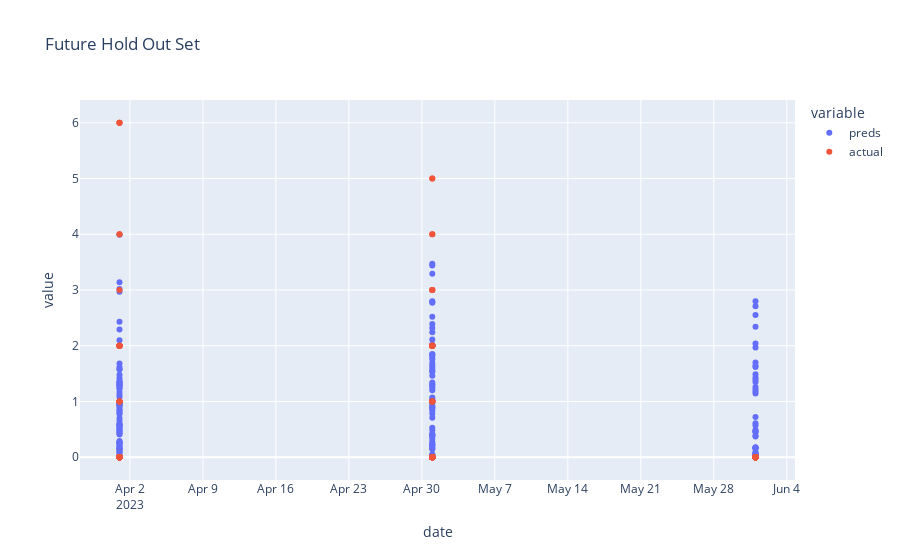

Here is the notebook cell this chart was saved with:
### Code cell
# scatter plot of predictions
plot_df = pd.DataFrame({'date': model['df_preds_test']['date'], 'preds': model['df_preds_test']['preds_test'],
                        'actual': model['df_preds_test']['shipped_quantity']})
fig = px.scatter(plot_df, x="date", y=plot_df.columns.tolist(), title="Future Hold Out Set")
fig.show()

### Figure 1 — Plotly figure (JSON) as saved in the notebook; plotly's stock layout.template omitted (floating-point values rounded to 4 significant figures; data arrays with more than 128 entries replaced by an {"elided": "..."} marker saying what was removed)
{"data": [{"hovertemplate": "variable=preds<br>date=%{x}<br>value=%{y}<extra></extra>", "legendgroup": "preds", "marker": {"color": "#636efa", "symbol": "circle"}, "mode": "markers", "name": "preds", "orientation": "v", "showlegend": true, "type": "scatter", "x": {"elided": "207 str values"}, "xaxis": "x", "y": {"elided": "207 float values"}, "yaxis": "y"}, {"hovertemplate": "variable=actual<br>date=%{x}<br>value=%{y}<extra></extra>", "legendgroup": "actual", "marker": {"color": "#EF553B", "symbol": "circle"}, "mode": "markers", "name": "actual", "orientation": "v", "showlegend": true, "type": "scatter", "x": {"elided": "207 str values"}, "xaxis": "x", "y": {"elided": "207 int values"}, "yaxis": "y"}], "layout": {"legend": {"title": {"text": "variable"}, "tracegroupgap": 0}, "title": {"text": "Future Hold Out Set"}, "xaxis": {"anchor": "y", "domain": [0, 1], "title": {"text": "date"}}, "yaxis": {"anchor": "x", "domain": [0, 1], "title": {"text": "value"}}}}
